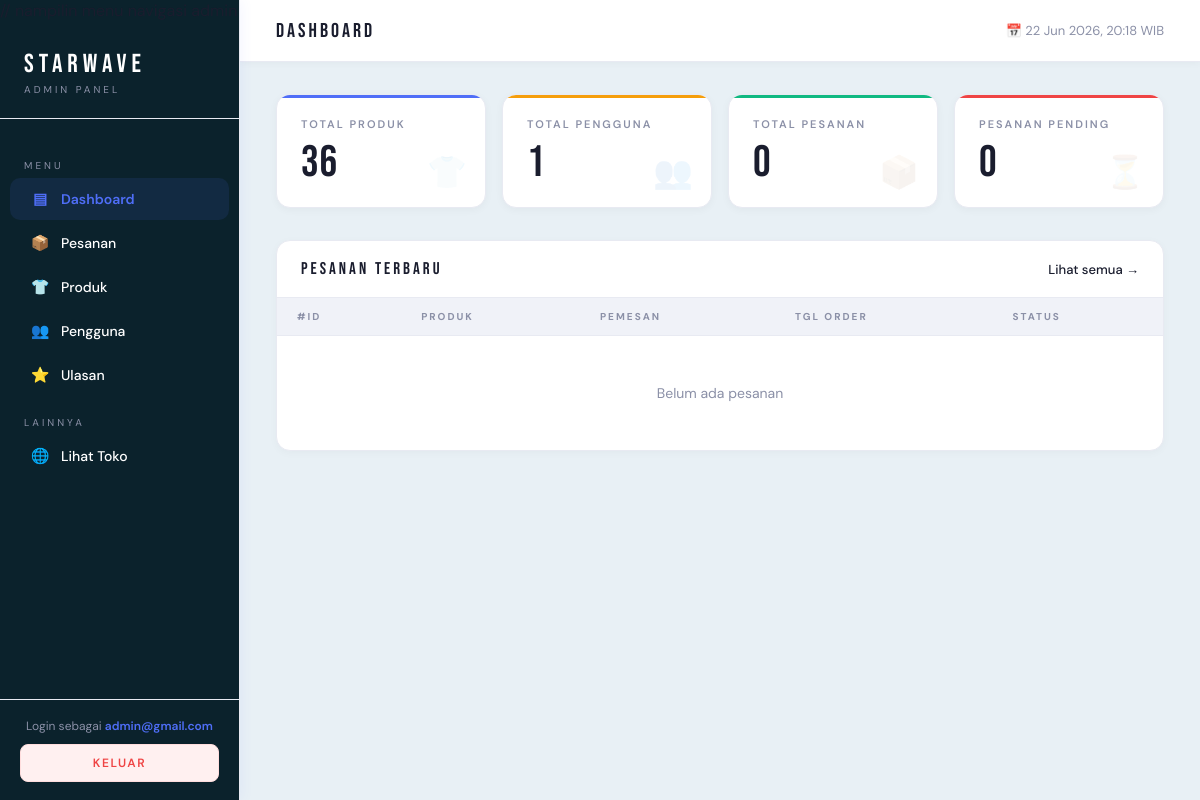
/admin/dashboard.php (signed in), run on an earlier commit of the app's database.
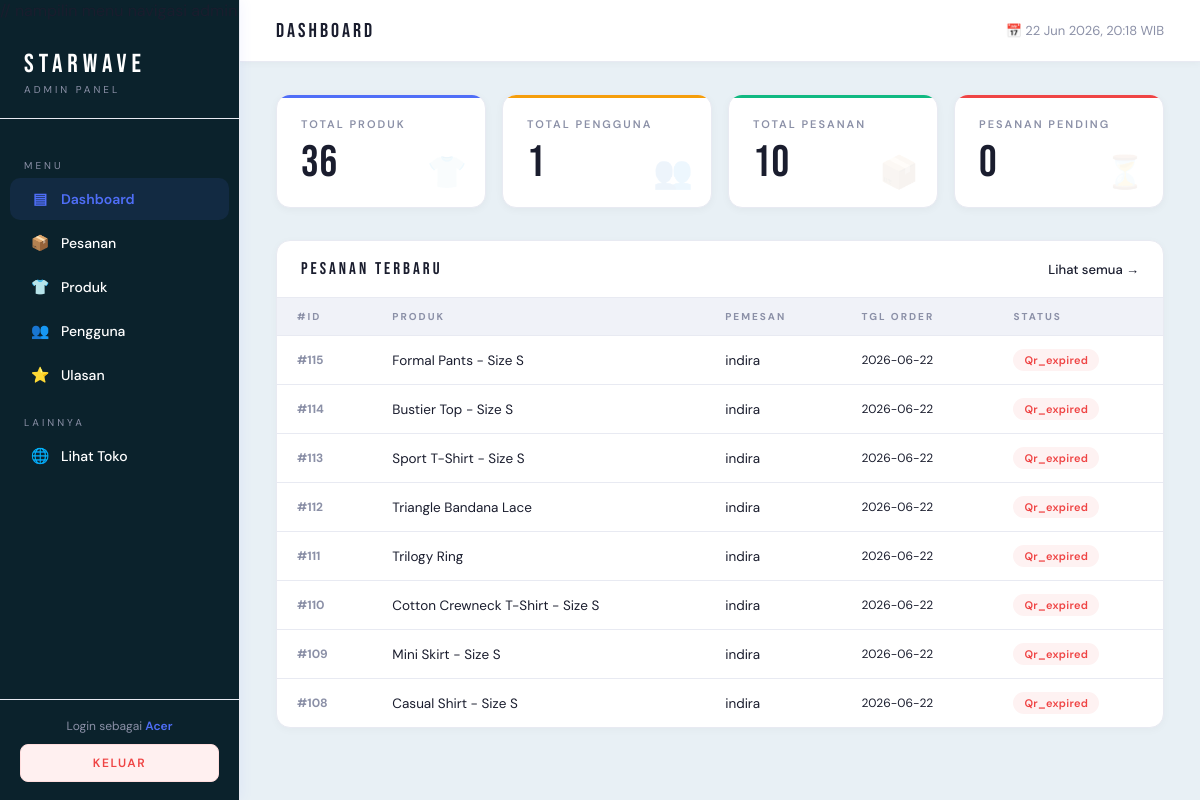
And on a later commit of the database.
### tables this page shows
CREATE TABLE `orders` (
  `id` int(11) NOT NULL,
  `id_user` int(11) NOT NULL,
  `kode_order` varchar(40) DEFAULT NULL,
  `nama_produk` varchar(150) NOT NULL,
  `id_produk` int(11) DEFAULT NULL,
  `qty` int(11) NOT NULL DEFAULT 1,
  `nama_penerima` varchar(100) NOT NULL,
  `email` varchar(100) NOT NULL,
  `tanggal_order` date NOT NULL,
  `status` varchar(50) DEFAULT NULL,
  `created_at` timestamp NOT NULL DEFAULT current_timestamp(),
  `harga` int(11) NOT NULL,
  `total_harga` int(11) NOT NULL,
  `status_bayar` varchar(20) DEFAULT 'unpaid',
  `bukti_bayar` varchar(255) DEFAULT NULL,
  `qris_expired_at` datetime DEFAULT NULL
);

CREATE TABLE `users` (
  `id_user` int(11) NOT NULL,
  `email` varchar(100) DEFAULT NULL,
  `password` varchar(100) DEFAULT NULL,
  `tanggal_lahir` date DEFAULT NULL,
  `nama_panggilan` varchar(100) DEFAULT NULL,
  `no_telepon` varchar(20) DEFAULT NULL,
  `alamat` text DEFAULT NULL,
  `wilayah` varchar(50) DEFAULT NULL,
  `foto_profil` varchar(255) DEFAULT NULL,
  `reset_token` varchar(64) DEFAULT NULL,
  `reset_expiry` datetime DEFAULT NULL
);

### admin/dashboard.php (the view, shortened to what the changed rows need)
<?php
require 'auth_check.php';
$total_orders = $pdo->query("SELECT COUNT(*) FROM orders")->fetchColumn();
$stmt = $pdo->query("
    SELECT o.*, u.nama_panggilan AS nama
    FROM orders o
    LEFT JOIN users u ON o.id_user = u.id_user
    ORDER BY o.created_at DESC
    LIMIT 8
");
$daftar_pesanan = $stmt->fetchAll(PDO::FETCH_ASSOC);
$kamus_class = [
    'selesai'         => 'done',
    'diproses'        => 'process',
    'dikirim'         => 'ship',
    'pending_payment' => 'pending',
    'pending'         => 'pending',
    'batal'           => 'cancel',
];
$kamus_label = [
    'pending_payment' => 'Belum Bayar',
    'pending'         => 'Pending',
    'diproses'        => 'Diproses',
    'dikirim'         => 'Dikirim',
    'selesai'         => 'Selesai',
    'batal'           => 'Dibatalkan',
];
function ambilStatusClass($status, $kamus) {
    return 'pending';
}
function ambilStatusLabel($status, $kamus) {
    return ucfirst($status);
}
?>
<!DOCTYPE html>
<html lang="id">
<head>
    <link rel="stylesheet" href="admin.css">
</head>
<body>
<aside class="sidebar"> // nampilin menu navigasi admin
    <div class="sidebar-footer">
        <div class="admin-badge">
            Login sebagai <span><?= htmlspecialchars($_SESSION['nama_admin'] ?? $_SESSION['admin']) ?></span>
        </div>
    </div>
</aside>
<div class="main">
    <div class="content">
        <div class="stats-grid">
            <div class="stat-card green">
                <div class="stat-label">Total Pesanan</div>
                <div class="stat-number"><?= $total_orders ?></div>
                <div class="stat-icon">📦</div>
            </div>
        </div>
        <div class="section">
            <div class="table-wrap">
                <table>
                    <thead>
                        <tr>
                            <th>#ID</th>
                            <th>Produk</th>
                            <th>Pemesan</th>
                            <th>Tgl Order</th>
                            <th>Status</th>
                        </tr>
                    </thead>
                    <tbody>
                    <?php if (empty($daftar_pesanan)): ?>
                        <tr class="empty-row">
                            <td colspan="5">Belum ada pesanan</td>
                        </tr>
                    <?php else: ?>
                        <?php foreach ($daftar_pesanan as $pesanan): ?>
                            <?php
                            $nama_pemesan = $pesanan['nama'] ?? $pesanan['nama_penerima'];
                            $class_status = ambilStatusClass($pesanan['status'], $kamus_class);
                            $label_status = ambilStatusLabel($pesanan['status'], $kamus_label);
                            ?>
                            <tr>
                                <td class="order-id">#<?= $pesanan['id'] ?></td>
                                <td><?= htmlspecialchars($pesanan['nama_produk']) ?></td>
                                <td><?= htmlspecialchars($nama_pemesan) ?></td>
                                <td style="color:var(--muted);font-size:12px;">
                                    <?= htmlspecialchars($pesanan['tanggal_order']) ?>
                                </td>
                                <td>
                                    <span class="badge <?= $class_status ?>"><?= $label_status ?></span>
                                </td>
                            </tr>
                        <?php endforeach; ?>
                    <?php endif; ?>
                    </tbody>
                </table>
            </div>
        </div>
    </div>
</div>
</body>
</html>

What changed in the data, as far as the page shows it:
added orders: id "115", nama_produk "Formal Pants - Size S", id_user.nama_panggilan "indira", tanggal_order "2026-06-22", status "Qr_expired"
added orders: id "114", nama_produk "Bustier Top - Size S", id_user.nama_panggilan "indira", tanggal_order "2026-06-22", status "Qr_expired"
added orders: id "113", nama_produk "Sport T-Shirt - Size S", id_user.nama_panggilan "indira", tanggal_order "2026-06-22", status "Qr_expired"
added orders: id "112", nama_produk "Triangle Bandana Lace", id_user.nama_panggilan "indira", tanggal_order "2026-06-22", status "Qr_expired"
added orders: id "111", nama_produk "Trilogy Ring", id_user.nama_panggilan "indira", tanggal_order "2026-06-22", status "Qr_expired"
added orders: id "110", nama_produk "Cotton Crewneck T-Shirt - Size S", id_user.nama_panggilan "indira", tanggal_order "2026-06-22", status "Qr_expired"
added orders: id "109", nama_produk "Mini Skirt - Size S", id_user.nama_panggilan "indira", tanggal_order "2026-06-22", status "Qr_expired"
added orders: id "108", nama_produk "Casual Shirt - Size S", id_user.nama_panggilan "indira", tanggal_order "2026-06-22", status "Qr_expired"
Also different on the page:
$_SESSION['nama_admin']: "admin@gmail.com" → "Acer"
$total_orders: "0" → "10"
text no longer shown: "Belum ada pesanan"
